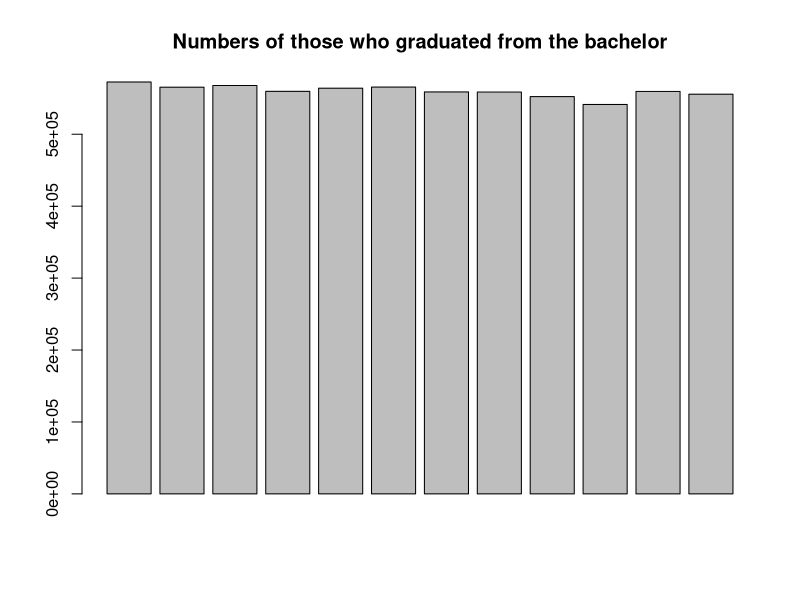

R code for this plot:
library(ggplot2)

#setwd("~/Desktop/Prigramming in R/Project")
df <- read.csv("SSDSE-B-2021.csv", header=TRUE, row.names = NULL, stringsAsFactors=FALSE, fileEncoding = "shift-jis")
print(df)

#extraction based on columnList
columnList <- c("SSDSE.B.2021", "Code", "Prefecture", "A1101", "A1301", "E6502") #make columnList
data.selected <- df[, columnList] #access data
data.selected <- data.selected[-1,]
colnames(data.selected) <- c("year", "code of prefecture", "prefecture", "total population", "population younger than 15 yesrs old", "popularion graduated from bachelor")
print(data.selected)

#make a plot of number of people who graduate from the bachelor by year
years <- unique(data.selected$year)
total_people_with_bachelor = data.frame(matrix(ncol = 1, nrow = length(years)))
rownames(total_people_with_bachelor) <- years

count <- 0
for (i in years) {
  data_year <- data.selected[data.selected$year == i, ]
  print(data_year)
  #total_people_with_bachelor[count + 1 , 1] <- i
  total_people_with_bachelor[count + 1, 1] <- sum(as.numeric(data_year[, "popularion graduated from bachelor"]))
  count <- count + 1
  print(count)
}    
barplot(total_people_with_bachelor[,1], main = "Numbers of those who graduated from the bachelor")

#Summary of Statistics

data.selected